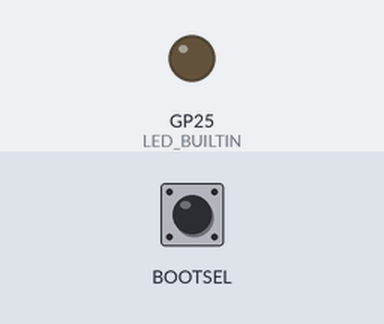
A sketch run on a simulated Raspberry Pi Pico. Parts: output pins drawn as LEDs (lit = HIGH). The inputs (shaded band) are chosen by the test bench; at power-on: BOOTSEL HIGH.

Above: at 2.3 s.
At 8.45 s:
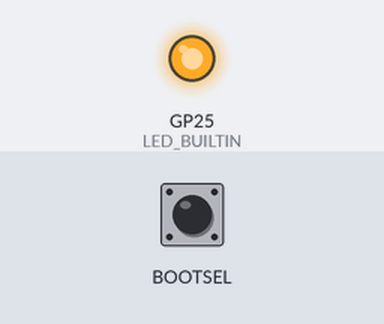
Timing chart, 0 to 9.0 s (numbered marks = the images above):
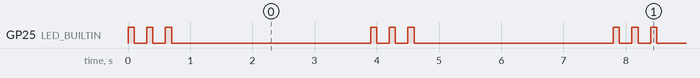

Measured:
- by itself, GP25 (LED_BUILTIN): repeats every 3.9 s: 2 × (LOW 0.20 s, HIGH 0.10 s), LOW 3.2 s, HIGH 0.10 s
- by itself, everything shown: repeats every 3.9 s, in 6 steps

The sketch:

pico_blink.ino
```cpp
void setup() {
  pinMode(LED_BUILTIN, OUTPUT);
}

void loop() {
  if (BOOTSEL) {
    digitalWrite(LED_BUILTIN, HIGH);
  } else {
    for (int i = 0; i < 3; i++) {
      digitalWrite(LED_BUILTIN, HIGH);
      delay(100);
      digitalWrite(LED_BUILTIN, LOW);
      delay(200);
    }
  }
  delay(3000);
}
```
